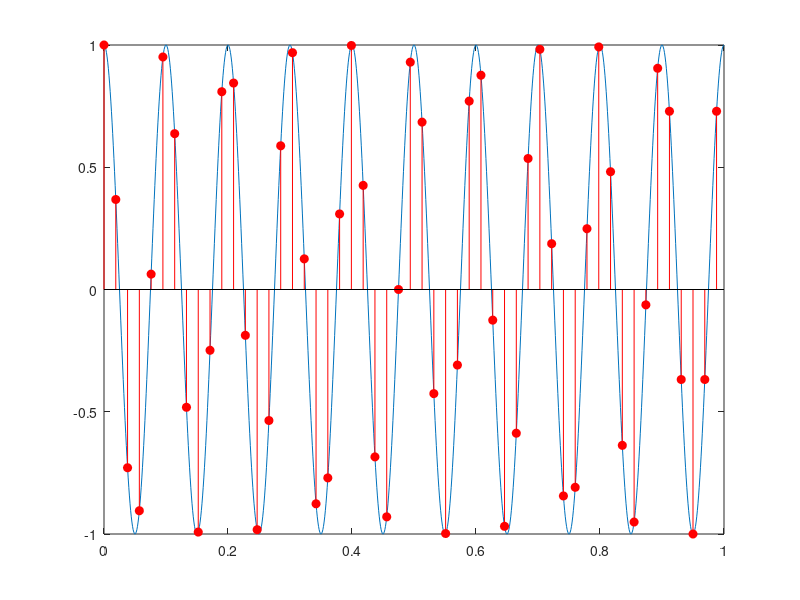
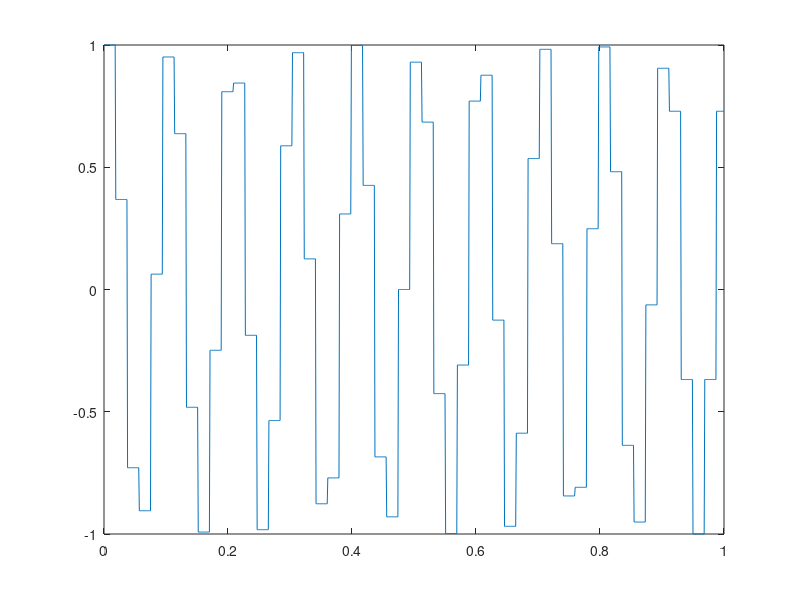
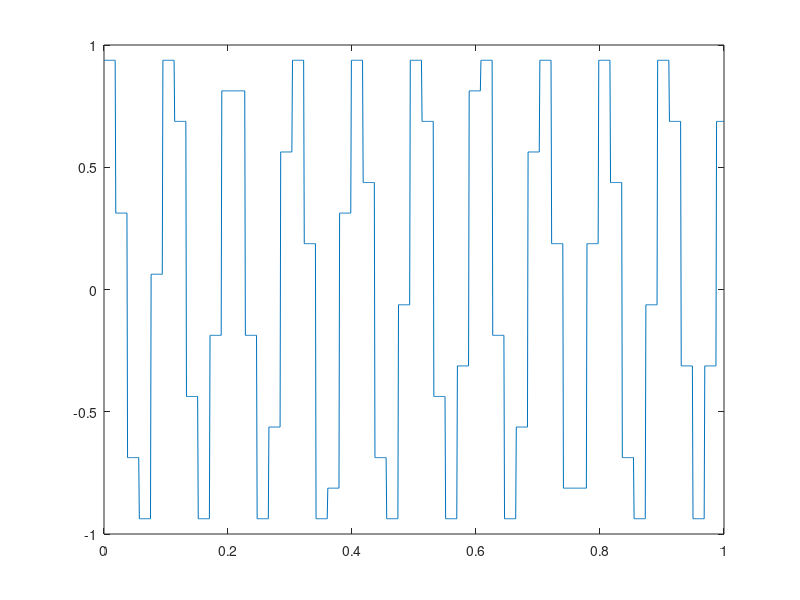
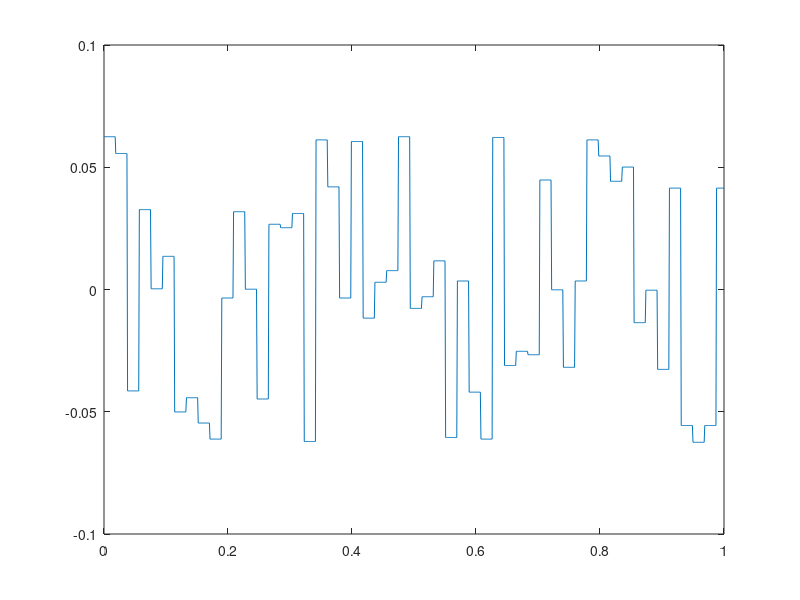

Write MATLAB code to recreate these figures, in order.
clear all;close all;
% señal muy similar a la analógica
Ts = 1/1000;
t = 0:Ts:1;
x = cos(2*pi*t*10);
% señal con muestreo natural fs veces más lento (53Hz)
fs = 19;
tm = t(1:fs:end);
xm = cos(2*pi*tm*10);
% señal muestreada con sample-and-hold
ts = fs;
xs = zeros(1,length(t));
for i=1:length(t)
if( rem(i,ts)==1 )
tmp = x(i);
end
xs(i) = tmp;
end
% cuantificación
bits = 4;
M = 2^bits;
int = (max(xs)-min(xs))/M;
m = (min(xs)+int/2):int:(max(xs)-int/2);
xq = zeros(1,length(t));
for i=1:length(t)
[tmp k] = min(abs(xs(i)-m));
xq(i) = m(k);
end
% diferencia
xd = xs - xq;
% graficas
figure(1)
plot(t,x)  %analog signal
hold on
stem(tm,xm,'r','filled') %natural sampling
figure(2)
plot(t,xs)  %sample and hold
figure(3)
plot(t,xq) %quantified
figure(4)
plot(t,xd) %difference
% Calculate the Px of the signal for SNR
Px = 0;
for i=1:length(t)
Px = ((1/fs)*(xs(i)^2)) + Px;
end
% Calculate the Pq of the signal for SNR
Pq = 0;
for i=1:length(t)
Pq = ((xq(i)-xs(i))^2) + Pq;
end

%Calculate the SNR
SNR = Px/Pq
SNRdb = 10*log10(SNR)